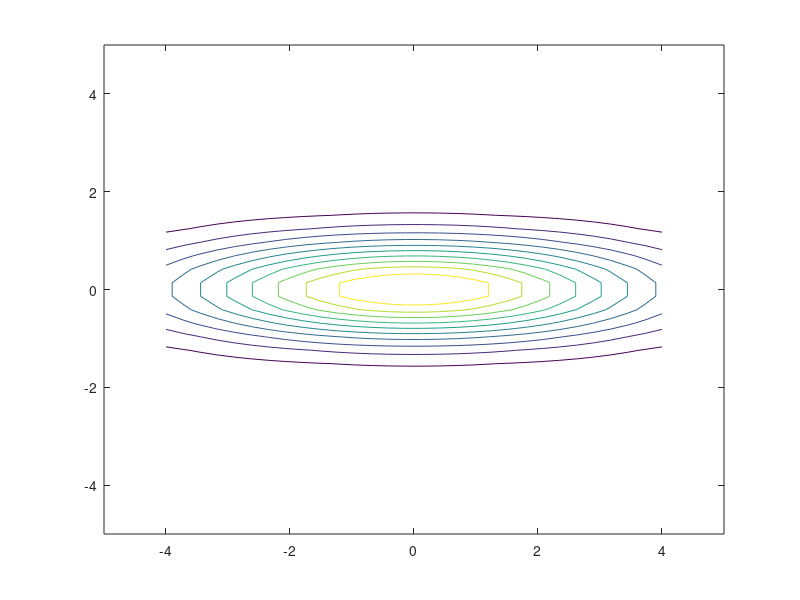
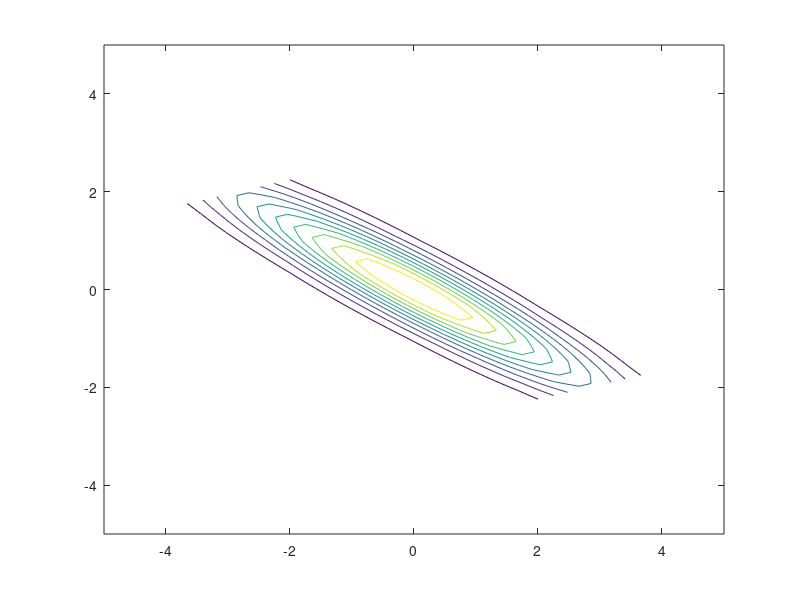

Recreate these plots in MATLAB, in order.
function test = test()
    a = -45;
    [x,y] = meshgrid(linspace(-4,4,30));
    close all;
    z = exp(-x.^2/15-y.^2);
    contour(x,y,z)
    xlim([-5 5])
    ylim([-5 5])
    x = x*cosd(a) - y*sind(a);
    y = y*cosd(a) + x*sind(a);
    figure
    contour(x,y,z)
    xlim([-5 5])
    ylim([-5 5])

end